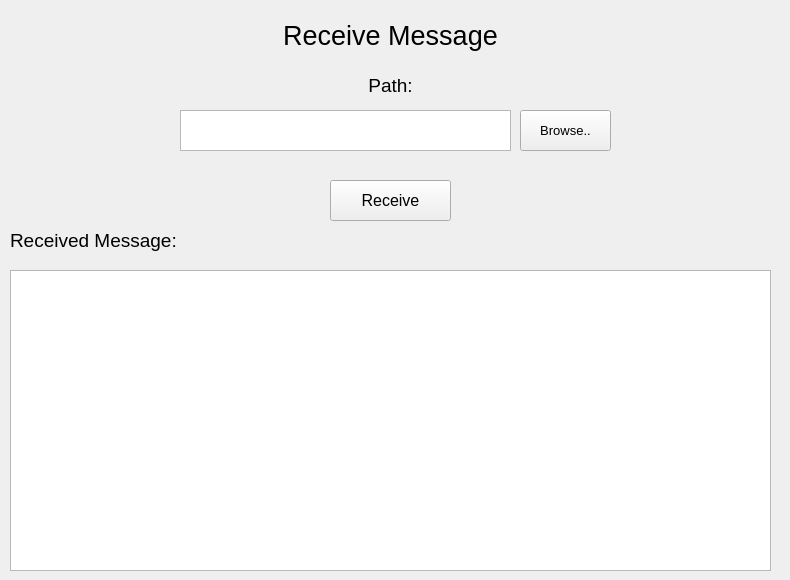
    <widget class="QWidget" name="receiveMessageTab">
     <attribute name="title">
      <string>Receive Message</string>
     </attribute>
     <widget class="QPushButton" name="receiveBrowsePathInputText">
      <property name="geometry">
       <rect>
        <x>520</x>
        <y>110</y>
        <width>91</width>
        <height>41</height>
       </rect>
      </property>
      <property name="font">
       <font>
        <pointsize>10</pointsize>
        <weight>50</weight>
        <italic>false</italic>
        <bold>false</bold>
        <underline>false</underline>
        <kerning>true</kerning>
       </font>
      </property>
      <property name="text">
       <string>Browse..</string>
      </property>
     </widget>
     <widget class="QLabel" name="receiveMessagePathLabel">
      <property name="geometry">
       <rect>
        <x>0</x>
        <y>70</y>
        <width>781</width>
        <height>31</height>
       </rect>
      </property>
      <property name="font">
       <font>
        <family>Arial</family>
        <pointsize>14</pointsize>
        <weight>50</weight>
        <italic>false</italic>
        <bold>false</bold>
        <underline>false</underline>
        <kerning>true</kerning>
       </font>
      </property>
      <property name="text">
       <string>Path:</string>
      </property>
      <property name="alignment">
       <set>Qt::AlignCenter</set>
      </property>
     </widget>
     <widget class="QTextEdit" name="receiveMessagePathInput">
      <property name="geometry">
       <rect>
        <x>180</x>
        <y>110</y>
        <width>331</width>
        <height>41</height>
       </rect>
      </property>
      <property name="font">
       <font>
        <pointsize>12</pointsize>
       </font>
      </property>
     </widget>
     <widget class="QPushButton" name="receiveButton">
      <property name="geometry">
       <rect>
        <x>330</x>
        <y>180</y>
        <width>121</width>
        <height>41</height>
       </rect>
      </property>
      <property name="font">
       <font>
        <pointsize>12</pointsize>
        <weight>50</weight>
        <italic>false</italic>
        <bold>false</bold>
        <underline>false</underline>
        <kerning>true</kerning>
       </font>
      </property>
      <property name="text">
       <string>Receive</string>
      </property>
     </widget>
     <widget class="QTextBrowser" name="receivedMessageBox">
      <property name="geometry">
       <rect>
        <x>10</x>
        <y>270</y>
        <width>761</width>
        <height>301</height>
       </rect>
      </property>
      <property name="font">
       <font>
        <pointsize>14</pointsize>
       </font>
      </property>
     </widget>
     <widget class="QLabel" name="receivedMessageLabel">
      <property name="geometry">
       <rect>
        <x>10</x>
        <y>220</y>
        <width>221</width>
        <height>41</height>
       </rect>
      </property>
      <property name="font">
       <font>
        <family>Arial</family>
        <pointsize>14</pointsize>
        <weight>50</weight>
        <italic>false</italic>
        <bold>false</bold>
        <underline>false</underline>
        <kerning>true</kerning>
       </font>
      </property>
      <property name="text">
       <string>Received Message:</string>
      </property>
     </widget>
     <widget class="QLabel" name="receiveMessageLabel">
      <property name="geometry">
       <rect>
        <x>0</x>
        <y>10</y>
        <width>781</width>
        <height>51</height>
       </rect>
      </property>
      <property name="font">
       <font>
        <pointsize>20</pointsize>
       </font>
      </property>
      <property name="styleSheet">
       <string notr="true"/>
      </property>
      <property name="text">
       <string>Receive Message</string>
      </property>
      <property name="alignment">
       <set>Qt::AlignCenter</set>
      </property>
     </widget>
    </widget>
